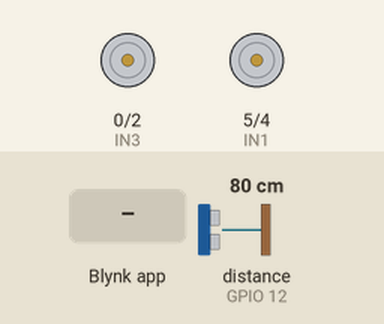
A sketch run on a simulated ESP8266 (NodeMCU). On the bench: motor-driver pin pairs drawn as motors (green arrow = first pin HIGH = forward, orange = second pin HIGH = backward, longer = more drive). The test bench sets the inputs (shaded band); at power-on: distance to the obstacle (sensor on GPIO 12) 80 cm. The echo pulse lasts 58.3 µs per cm; WiFi joins after 1.5 s; servers stay silent unless stated.

Above: at 3.0 s.
3.1 s: Blynk app writes 1 to V1
At 4.1 s:
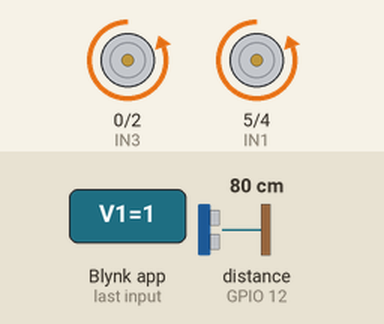
4.6 s: Blynk app writes 200 to V1
At 5.3 s:
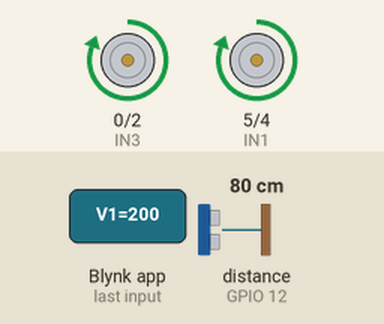
6.1 s: Blynk app writes 0 to V1
At 6.4 s:
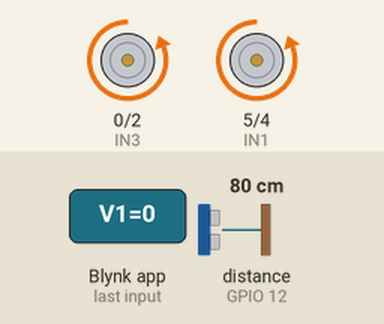
7.6 s: Blynk app writes 0 to V2
At 9.0 s:
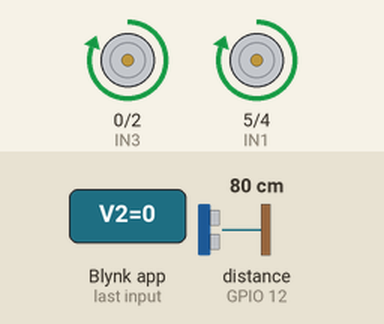
Timing chart, 0 to 10.1 s (numbered marks = the images above; inputs shaded):
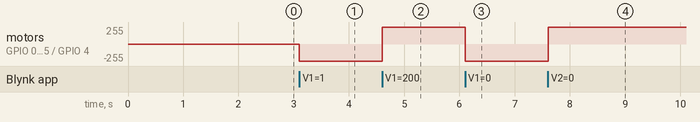

Measured:
- after the input at 3.1 s, motor on GPIO 0 (IN3) / GPIO 2 (IN4), motor on GPIO 5 (IN1) / GPIO 4 (IN2): stopped → backward 255/255 at once
- after the input at 4.6 s, motor on GPIO 0 (IN3) / GPIO 2 (IN4), motor on GPIO 5 (IN1) / GPIO 4 (IN2): backward 255/255 → forward 255/255 at once
- after the input at 6.1 s, motor on GPIO 0 (IN3) / GPIO 2 (IN4), motor on GPIO 5 (IN1) / GPIO 4 (IN2): forward 255/255 → backward 255/255 at once
- after the input at 7.6 s, motor on GPIO 0 (IN3) / GPIO 2 (IN4), motor on GPIO 5 (IN1) / GPIO 4 (IN2): backward 255/255 → forward 255/255 at once

The sketch:

ultrasonic_car.ino
```cpp
#define BLYNK_TEMPLATE_ID "TMPL31u36QwLQ"
#define BLYNK_TEMPLATE_NAME "project"
#define BLYNK_AUTH_TOKEN "ZYek6Q2JyaD2tCwaW5h01VqEDHz_3Zyb"
char ssid[] = "Test";
char pass[] = "Test12345";
#include <BlynkSimpleEsp8266.h>
#include <ESP8266WiFi.h>


#define IN1 5  // Motor A input 1
#define IN2 4  // Motor A input 2
#define IN3 0  // Motor B input 1
#define IN4 2  // Motor B input 2

#define TRIG_PIN 14  // Ultrasonic sensor trigger pin
#define ECHO_PIN 12  // Ultrasonic sensor echo pin
#define MAX_DISTANCE 40  // Distance threshold in cm

int xValue = 0;
int yValue = 0;
bool blynkMode = true;

long measureDistance() {
  digitalWrite(TRIG_PIN, LOW);
  delayMicroseconds(2);
  digitalWrite(TRIG_PIN, HIGH);
  delayMicroseconds(10);
  digitalWrite(TRIG_PIN, LOW);

  long duration = pulseIn(ECHO_PIN, HIGH);
  long distance = duration * 0.034 / 2;

  return distance;
}

void controlMotors(int x, int y) {
  if (y > 80) {  // Forward
    digitalWrite(IN1, HIGH);
    digitalWrite(IN2, LOW);
    digitalWrite(IN3, HIGH);
    digitalWrite(IN4, LOW);
  }
  else if (y < 20) {  // Backward
    digitalWrite(IN1, LOW);
    digitalWrite(IN2, HIGH);
    digitalWrite(IN3, LOW);
    digitalWrite(IN4, HIGH);
  }
  else if (x > 80) {  // Right
    digitalWrite(IN1, HIGH);
    digitalWrite(IN2, LOW);
    digitalWrite(IN3, LOW);
    digitalWrite(IN4, HIGH);
  }
  else if (x < 20) {  // Left
    digitalWrite(IN1, LOW);
    digitalWrite(IN2, HIGH);
    digitalWrite(IN3, HIGH);
    digitalWrite(IN4, LOW);
  }
  else {  // Stop
    digitalWrite(IN1, LOW);
    digitalWrite(IN2, LOW);
    digitalWrite(IN3, LOW);
    digitalWrite(IN4, LOW);
  }
}

void obstacleAvoidance() {
  int distance = measureDistance();
  if (distance > 0 && distance < MAX_DISTANCE) {
    digitalWrite(IN1, HIGH);
    digitalWrite(IN2, LOW);
    digitalWrite(IN3, LOW);
    digitalWrite(IN4, HIGH);
  } else {
    digitalWrite(IN1, HIGH);
    digitalWrite(IN2, LOW);
    digitalWrite(IN3, HIGH);
    digitalWrite(IN4, LOW);
  }
}

BLYNK_WRITE(V1) {
  if (blynkMode) {
    xValue = param[0].asInt();
    yValue = param[1].asInt();
    controlMotors(xValue, yValue);
  }
}

BLYNK_WRITE(V2) {
  blynkMode = param.asInt();
  if (!blynkMode) {
    digitalWrite(IN1, LOW);
    digitalWrite(IN2, LOW);
    digitalWrite(IN3, LOW);
    digitalWrite(IN4, LOW);
  }
}

void setup() {
  pinMode(IN1, OUTPUT);
  pinMode(IN2, OUTPUT);
  pinMode(IN3, OUTPUT);
  pinMode(IN4, OUTPUT);
  pinMode(TRIG_PIN, OUTPUT);
  pinMode(ECHO_PIN, INPUT);

  Serial.begin(9600);
  Blynk.begin(BLYNK_AUTH_TOKEN, ssid, pass);
}

void loop() {
  Blynk.run();

  if (!blynkMode) {
    obstacleAvoidance();
  }
}
```
